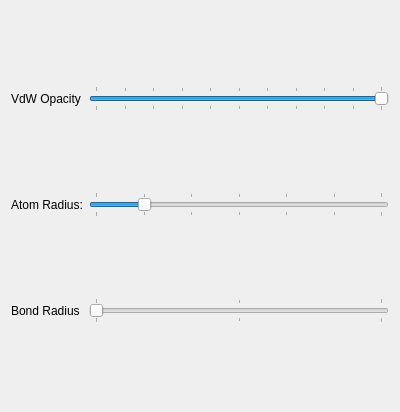
<ui version="4.0" >
 <class>SphereSettingsWidget</class>
 <widget class="QWidget" name="SphereSettingsWidget" >
  <property name="geometry" >
   <rect>
    <x>0</x>
    <y>0</y>
    <width>400</width>
    <height>412</height>
   </rect>
  </property>
  <property name="windowTitle" >
   <string>Form</string>
  </property>
  <layout class="QGridLayout" >
   <item row="0" column="0" >
    <widget class="QLabel" name="bondRadiusLabel_2" >
     <property name="text" >
      <string>VdW Opacity</string>
     </property>
    </widget>
   </item>
   <item row="0" column="1" >
    <widget class="QSlider" name="opacitySlider" >
     <property name="minimum" >
      <number>0</number>
     </property>
     <property name="maximum" >
      <number>100</number>
     </property>
     <property name="singleStep" >
      <number>10</number>
     </property>
     <property name="pageStep" >
      <number>10</number>
     </property>
     <property name="value" >
      <number>100</number>
     </property>
     <property name="orientation" >
      <enum>Qt::Horizontal</enum>
     </property>
     <property name="tickPosition" >
      <enum>QSlider::TicksBothSides</enum>
     </property>
    </widget>
   </item>
   <item row="1" column="0" >
    <widget class="QLabel" name="atomRadiusLabel" >
     <property name="text" >
      <string>Atom Radius:</string>
     </property>
    </widget>
   </item>
   <item row="1" column="1" >
    <widget class="QSlider" name="atomRadiusSlider" >
     <property name="minimum" >
      <number>1</number>
     </property>
     <property name="maximum" >
      <number>13</number>
     </property>
     <property name="pageStep" >
      <number>2</number>
     </property>
     <property name="value" >
      <number>3</number>
     </property>
     <property name="orientation" >
      <enum>Qt::Horizontal</enum>
     </property>
     <property name="tickPosition" >
      <enum>QSlider::TicksBothSides</enum>
     </property>
    </widget>
   </item>
   <item row="2" column="0" >
    <widget class="QLabel" name="bondRadiusLabel" >
     <property name="text" >
      <string>Bond Radius</string>
     </property>
    </widget>
   </item>
   <item row="2" column="1" >
    <widget class="QSlider" name="bondRadiusSlider" >
     <property name="minimum" >
      <number>1</number>
     </property>
     <property name="maximum" >
      <number>3</number>
     </property>
     <property name="pageStep" >
      <number>1</number>
     </property>
     <property name="value" >
      <number>1</number>
     </property>
     <property name="orientation" >
      <enum>Qt::Horizontal</enum>
     </property>
     <property name="tickPosition" >
      <enum>QSlider::TicksBothSides</enum>
     </property>
    </widget>
   </item>
  </layout>
 </widget>
 <resources/>
 <connections/>
</ui>
